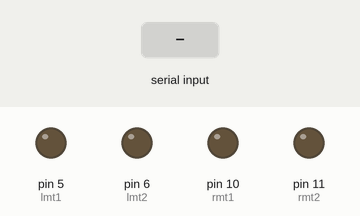
The sketch below on a simulated Arduino Uno, built with avr-gcc and run on an emulated ATmega328P. Parts: output pins drawn as LEDs (lit = HIGH). The test bench sets the inputs (shaded band).

Above: at 1.2 s.
1.3 s: "w" received over Serial
At 1.6 s:
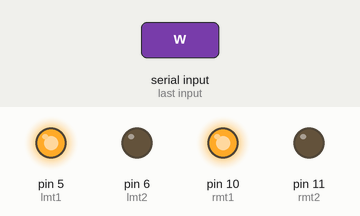
2.8 s: "a" received over Serial
At 4.0 s:
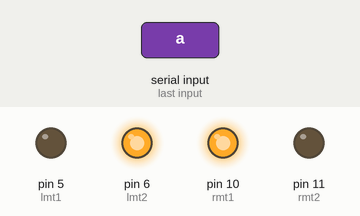
4.3 s: "d" received over Serial
At 5.1 s:
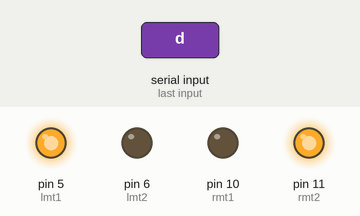
5.8 s: "s" received over Serial
At 6.2 s:
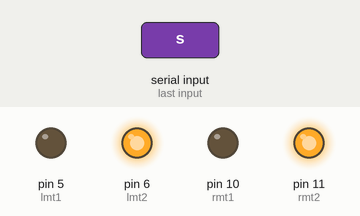
7.3 s: "x" received over Serial
At 8.6 s:
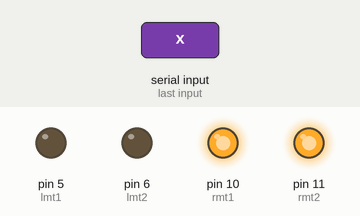
Timing chart, 0 to 9.8 s (numbered marks = the images above; inputs shaded):
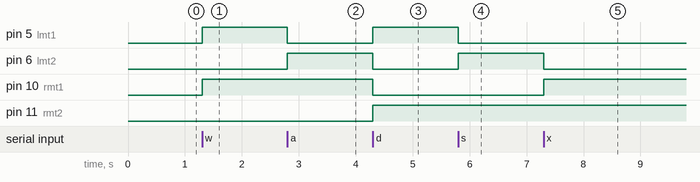

The sketch:

computer_controlled_robot_wired_and_wireless.ino
```cpp
int lmt1=5,lmt2=6,rmt1=10,rmt2=11;
int value;
  void setup()
{
 Serial.begin(9600);
 pinMode(lmt1,OUTPUT);
 pinMode(lmt2,OUTPUT);
 pinMode(rmt1,OUTPUT);
 pinMode(rmt2,OUTPUT);
}
 void loop()
{
 value=Serial.read();
 switch(value)
{
 case'w':
 forward();
 break;
 case'a':
 left();
 break;
 case'd':
 right();
 break;
 case's':
 back();
 break;
 case'x':
 Stop();
 break;
}
}
 void forward()
{
 digitalWrite(lmt1,HIGH);
 digitalWrite(lmt2,LOW);
 digitalWrite(rmt1,HIGH);
 digitalWrite(rmt2,LOW);
}
 void back()
{
  digitalWrite(lmt1,LOW);
 digitalWrite(lmt2,HIGH);
 digitalWrite(rmt1,LOW);
 digitalWrite(rmt2,HIGH);
}
   void left()
 {
   digitalWrite(lmt1,LOW);
 digitalWrite(lmt2,HIGH);
 digitalWrite(rmt1,HIGH);
 digitalWrite(rmt2,LOW);
 }
  void right()
{
 digitalWrite(lmt1,HIGH);
 digitalWrite(lmt2,LOW);
 digitalWrite(rmt1,LOW);
 digitalWrite(rmt2,HIGH);
}
  void Stop()
{
 digitalWrite(lmt1,LOW);
 digitalWrite(lmt2,LOW);
 digitalWrite(rmt1,HIGH);
 digitalWrite(rmt2,HIGH);
 }
```

Measured:
- after the input at 1.3 s, pin 5 (lmt1), pin 10 (rmt1): LOW → HIGH at once
- after the input at 2.8 s, pin 5 (lmt1): HIGH → LOW at once; pin 6 (lmt2): LOW → HIGH at once
- after the input at 4.3 s, pin 5 (lmt1), pin 11 (rmt2): LOW → HIGH at once; pin 6 (lmt2), pin 10 (rmt1): HIGH → LOW at once
- after the input at 5.8 s, pin 5 (lmt1): HIGH → LOW at once; pin 6 (lmt2): LOW → HIGH at once
- after the input at 7.3 s, pin 6 (lmt2): HIGH → LOW at once; pin 10 (rmt1): LOW → HIGH at once
